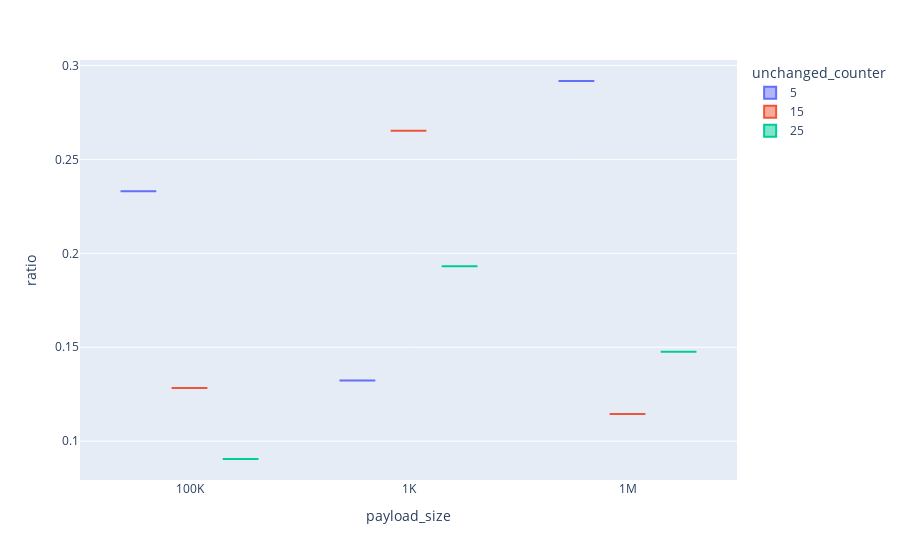

Notebook cell for this chart:
### Code cell
fig = px.box(
    energy_ratio_df,
    x="payload_size",
    y="ratio", 
    color="unchanged_counter",
)
fig

### Figure 1 — Plotly figure (JSON) as saved in the notebook; plotly's stock layout.template omitted (floating-point values rounded to 4 significant figures)
{"data": [{"alignmentgroup": "True", "hovertemplate": "unchanged_counter=5<br>payload_size=%{x}<br>ratio=%{y}<extra></extra>", "legendgroup": "5", "marker": {"color": "#636efa"}, "name": "5", "notched": false, "offsetgroup": "5", "orientation": "v", "showlegend": true, "type": "box", "x": ["100K", "1K", "1M"], "x0": " ", "xaxis": "x", "y": [0.233, 0.1323, 0.2917], "y0": " ", "yaxis": "y"}, {"alignmentgroup": "True", "hovertemplate": "unchanged_counter=15<br>payload_size=%{x}<br>ratio=%{y}<extra></extra>", "legendgroup": "15", "marker": {"color": "#EF553B"}, "name": "15", "notched": false, "offsetgroup": "15", "orientation": "v", "showlegend": true, "type": "box", "x": ["100K", "1K", "1M"], "x0": " ", "xaxis": "x", "y": [0.1283, 0.2652, 0.1144], "y0": " ", "yaxis": "y"}, {"alignmentgroup": "True", "hovertemplate": "unchanged_counter=25<br>payload_size=%{x}<br>ratio=%{y}<extra></extra>", "legendgroup": "25", "marker": {"color": "#00cc96"}, "name": "25", "notched": false, "offsetgroup": "25", "orientation": "v", "showlegend": true, "type": "box", "x": ["100K", "1K", "1M"], "x0": " ", "xaxis": "x", "y": [0.0905, 0.1931, 0.1476], "y0": " ", "yaxis": "y"}], "layout": {"boxmode": "group", "legend": {"title": {"text": "unchanged_counter"}, "tracegroupgap": 0}, "margin": {"t": 60}, "xaxis": {"anchor": "y", "domain": [0, 1], "title": {"text": "payload_size"}}, "yaxis": {"anchor": "x", "domain": [0, 1], "title": {"text": "ratio"}}}}
